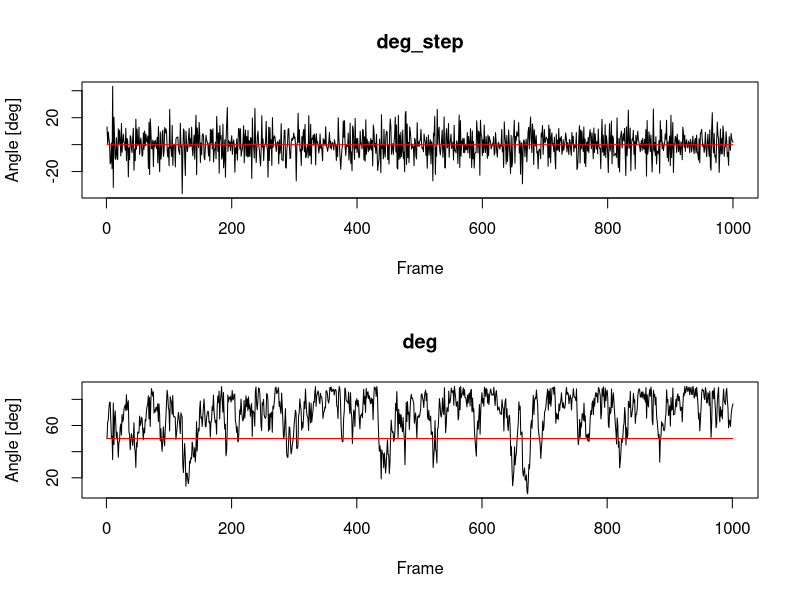

This figure's R source:
setwd(Sys.getenv("ROOT"))

angles <- read.csv("atlas_db/PAI/1dd3_A_angles.csv")

# pretvori radiane v stopinje, da bo lažje interpretirati
deg <- apply(angles[, -1], 2, \(x) (x * 180) / pi)

summary(deg)

deg_step <- matrix(0, nrow = nrow(deg) - 1, ncol = ncol(deg))

for (i in 2:nrow(deg)) {
    deg_step[i - 1, ] <- deg[i, ] - deg[i - 1, ]
}

head(deg)
head(deg_step)
tail(deg_step)

par(mfrow = c(2, 1))
plot(1:nrow(deg_step), deg_step[, 1], type = "l", main = "deg_step", xlab = "Frame", ylab = "Angle [deg]")
lines(1:nrow(deg_step), rep(0, nrow(deg_step)), col = "red")
plot(1:nrow(deg), deg[, 1], type = "l", main = "deg", xlab = "Frame", ylab = "Angle [deg]")
lines(1:nrow(deg), rep(deg[1, 1], nrow(deg)), col = "red")
